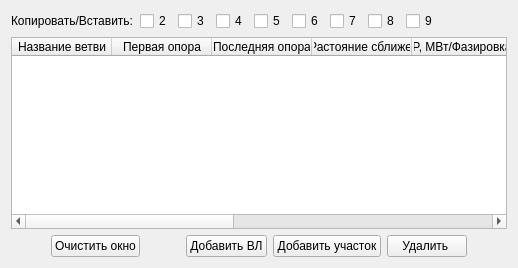
       <widget class="QWidget" name="VVL_list">
        <attribute name="title">
         <string>ВВЛ</string>
        </attribute>
        <layout class="QGridLayout" name="gridLayout_2">
         <item row="1" column="0">
          <widget class="QTableWidget" name="table_VVL">
           <column>
            <property name="text">
             <string>Название ветви</string>
            </property>
           </column>
           <column>
            <property name="text">
             <string>Первая опора</string>
            </property>
           </column>
           <column>
            <property name="text">
             <string>Последняя опора</string>
            </property>
           </column>
           <column>
            <property name="text">
             <string>U, кВ/Растояние сближения, м</string>
            </property>
           </column>
           <column>
            <property name="text">
             <string>P, МВт/Фазировка</string>
            </property>
           </column>
           <column>
            <property name="text">
             <string>Q, Мвар/Тип опоры</string>
            </property>
           </column>
           <column>
            <property name="text">
             <string>Направл. P/Марка провода</string>
            </property>
           </column>
           <column>
            <property name="text">
             <string>Марка тросса №1</string>
            </property>
           </column>
           <column>
            <property name="text">
             <string>Марка тросса №2</string>
            </property>
           </column>
          </widget>
         </item>
         <item row="2" column="0">
          <layout class="QHBoxLayout" name="horizontalLayout_5" stretch="0,0,1,0,0,0,0">
           <item>
            <spacer name="horizontalSpacer_25">
             <property name="orientation">
              <enum>Qt::Horizontal</enum>
             </property>
             <property name="sizeHint" stdset="0">
              <size>
               <width>40</width>
               <height>20</height>
              </size>
             </property>
            </spacer>
           </item>
           <item>
            <widget class="QPushButton" name="btn_2_clear">
             <property name="text">
              <string>Очистить окно</string>
             </property>
            </widget>
           </item>
           <item>
            <spacer name="horizontalSpacer_9">
             <property name="orientation">
              <enum>Qt::Horizontal</enum>
             </property>
             <property name="sizeHint" stdset="0">
              <size>
               <width>40</width>
               <height>20</height>
              </size>
             </property>
            </spacer>
           </item>
           <item>
            <widget class="QPushButton" name="btn_2_new_v">
             <property name="text">
              <string>Добавить ВЛ</string>
             </property>
            </widget>
           </item>
           <item>
            <widget class="QPushButton" name="btn_2_new_y">
             <property name="text">
              <string>Добавить участок</string>
             </property>
            </widget>
           </item>
           <item>
            <widget class="QPushButton" name="btn_2_del">
             <property name="text">
              <string>Удалить </string>
             </property>
            </widget>
           </item>
           <item>
            <spacer name="horizontalSpacer_10">
             <property name="orientation">
              <enum>Qt::Horizontal</enum>
             </property>
             <property name="sizeHint" stdset="0">
              <size>
               <width>40</width>
               <height>20</height>
              </size>
             </property>
            </spacer>
           </item>
          </layout>
         </item>
         <item row="0" column="0">
          <layout class="QHBoxLayout" name="horizontalLayout_34">
           <item>
            <widget class="QLabel" name="label_26">
             <property name="text">
              <string>Копировать/Вставить:</string>
             </property>
            </widget>
           </item>
           <item>
            <widget class="QCheckBox" name="ch_2_2">
             <property name="text">
              <string>2</string>
             </property>
            </widget>
           </item>
           <item>
            <widget class="QCheckBox" name="ch_2_3">
             <property name="text">
              <string>3</string>
             </property>
            </widget>
           </item>
           <item>
            <widget class="QCheckBox" name="ch_2_4">
             <property name="text">
              <string>4</string>
             </property>
            </widget>
           </item>
           <item>
            <widget class="QCheckBox" name="ch_2_5">
             <property name="text">
              <string>5</string>
             </property>
            </widget>
           </item>
           <item>
            <widget class="QCheckBox" name="ch_2_6">
             <property name="text">
              <string>6</string>
             </property>
            </widget>
           </item>
           <item>
            <widget class="QCheckBox" name="ch_2_7">
             <property name="text">
              <string>7</string>
             </property>
            </widget>
           </item>
           <item>
            <widget class="QCheckBox" name="ch_2_8">
             <property name="text">
              <string>8</string>
             </property>
            </widget>
           </item>
           <item>
            <widget class="QCheckBox" name="ch_2_9">
             <property name="text">
              <string>9</string>
             </property>
            </widget>
           </item>
           <item>
            <spacer name="horizontalSpacer_50">
             <property name="orientation">
              <enum>Qt::Horizontal</enum>
             </property>
             <property name="sizeHint" stdset="0">
              <size>
               <width>40</width>
               <height>20</height>
              </size>
             </property>
            </spacer>
           </item>
          </layout>
         </item>
        </layout>
       </widget>
